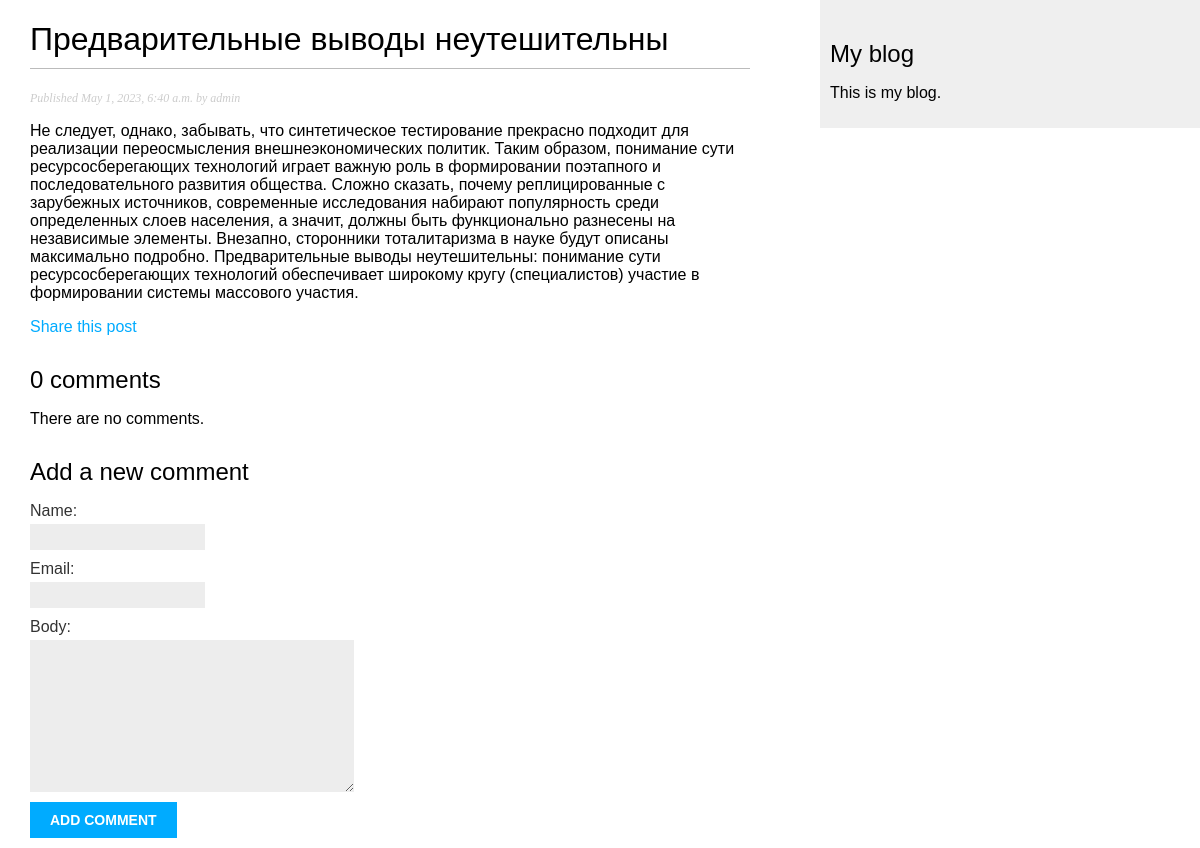
The app's page /blog/2023/5/1/predvaritelnye-vyvody-neuteshitelny/ with its own data.
### blog/models.py (models this page shows, shortened)
class Post(models.Model):
    class Status(models.TextChoices):
        DRAFT = 'DF', 'Draft'
        PUBLISHED = 'PB', 'Published'
    title = models.CharField(max_length=250)
    slug = models.SlugField(max_length=250,
                            unique_for_date='publish', )
    author = models.ForeignKey(User,
                               on_delete=models.CASCADE,
                               related_name='blog_posts')
    body = models.TextField()
    publish = models.DateTimeField(default=timezone.now)
    created = models.DateTimeField(auto_now_add=True)
    updated = models.DateTimeField(auto_now=True)
    status = models.CharField(max_length=2,
                              choices=Status.choices,
                              default=Status.DRAFT)
    objects = models.Manager()
    published = PublishedManager()
    class Meta:
        ordering = ['-publish']
        indexes = [
            models.Index(fields=['-publish']),
        ]

### blog/views.py (the view)
# urls.py: path('<int:year>/<int:month>/<int:day>/<slug:post>/', views.post_detail, name='post_detail'),
def post_detail(request, year, month, day, post):
    post = get_object_or_404(Post,
                             status=Post.Status.PUBLISHED,
                             slug=post,
                             publish__year=year,
                             publish__month=month,
                             publish__day=day)
    comments = post.comments.filter(active=True)
    form = CommentForm()
    return render(request,
                  'blog/post/detail.html',
                  {'post': post,
                   'comments': comments,
                   'form': form})

### blog/forms.py
class CommentForm(forms.ModelForm):
    class Meta:
        model = Comment
        fields = ['name', 'email', 'body']

### blog/templates/blog/post/detail.html (shortened to what this page needs)
{% extends "blog/base.html" %}
{% block content %}
<h1>{{ post.title }}</h1>
<p class="date">
    Published {{ post.publish }} by {{ post.author }}
</p>
{{ post.body|linebreaks }}
<p>
    <a href="{% url 'blog:post_share' post.id %}">
        Share this post
    </a>
</p>
{% with comments.count as total_comments %}
<h2>{{ total_comments }} comment{{ total_comments|pluralize }}</h2>
{% endwith %}
{% for comment in comments %}
<div class="comment">
    <p class="info"> Comment {{ forloop.counter }} by {{ comment.name }} {{ comment.created }} </p>
    {{ comment.body|linebreaks }}
</div>
{% empty %}
<p>There are no comments.</p>
{% endfor %}
{% include "blog/post/includes/comment_form.html" %}
{% endblock %}

### blog/static/css/blog.css (style rules this page uses)
body { margin:0; padding:0; font-family:helvetica, sans-serif; }
a { color:#00abff; text-decoration:none; }
h1 { font-weight:normal; border-bottom:1px solid #bbb; padding:0 0 10px 0; }
h2 { font-weight:normal; margin:30px 0 0; }
p.date { color:#ccc; font-family: georgia, serif; font-size: 12px; font-style: italic; }
label { float:left; clear:both; color:#333; margin-bottom:4px; }
input, textarea { clear:both; float:left; margin:0 0 10px; background:#ededed; border:0; padding:6px 10px; font-size:12px; }

### records on screen
Post: title "Предварительные выводы неутешительны", publish "May 1, 2023, 6:40 a.m.", author "admin", body "Не следует, однако, забывать, что синтетическое тестирование прекрасно подходит для реализации переосмысления внешнеэкономических политик. Таким образом, понимание сути ресурсосберегающих технологий играет важную роль в формировании поэтапного и последовательного развития общества. Сложно сказать, почему реплицированные с зарубежных источников, современные исследования набирают популярность среди определенных слоев населения, а значит, должны быть функционально разнесены на независимые элементы. Внезапно, сторонники тоталитаризма в науке будут описаны максимально подробно. Предварительные выводы неутешительны: понимание сути ресурсосберегающих технологий обеспечивает широкому кругу…"

### other values on screen
{{ total_comments }} "0"
